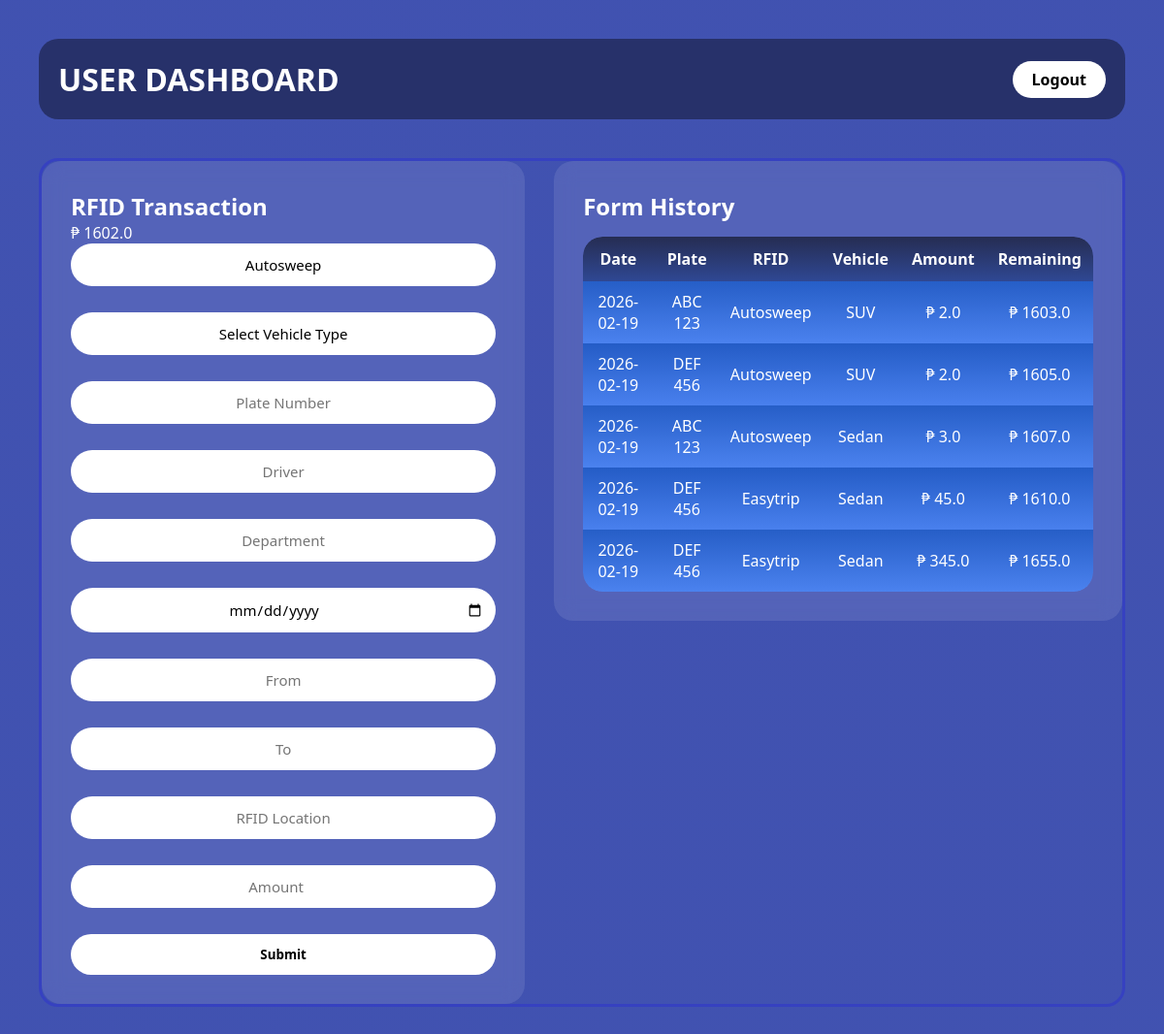
Page /dashboard (signed in) on the committed database.
### app.py (models this page shows)
class User(db.Model):
    id = db.Column(db.Integer, primary_key=True)
    email = db.Column(db.String(120), unique=True, nullable=False)
    password = db.Column(db.String(120), nullable=False)
    role = db.Column(db.String(20), default="user")
    approved = db.Column(db.Boolean, default=False)
    balance = db.Column(db.Float, default=2000)

class VehicleLog(db.Model):
    id = db.Column(db.Integer, primary_key=True)
    user_id = db.Column(db.Integer, db.ForeignKey("user.id"))
    rfid_type = db.Column(db.String(50))
    vehicle_type = db.Column(db.String(50))
    plate_number = db.Column(db.String(50))
    driver = db.Column(db.String(100))
    department = db.Column(db.String(100))
    travel_date = db.Column(db.String(20))
    from_location = db.Column(db.String(100))
    to_location = db.Column(db.String(100))
    rfid_location = db.Column(db.String(100))
    amount = db.Column(db.Float)
    remaining_balance = db.Column(db.Float)

### app.py (the view, shortened to what this page needs)
@app.route("/dashboard", methods=["GET", "POST"])
def dashboard():
    if "user_id" not in session:
        return redirect(url_for("login"))
    user = User.query.get(session["user_id"])
    logs = VehicleLog.query.filter_by(user_id=user.id)\
        .order_by(VehicleLog.id.desc()).all()
    return render_template(
        "user_dashboard.html",
        logs=logs,
        balance=user.balance
    )

### templates/user_dashboard.html (shortened to what this page needs)
<!DOCTYPE html>
<html lang="en">
<head>
    <link rel="stylesheet" href="{{ url_for('static', filename='style.css') }}">
</head>
<body class="dashboard-container">
<div class="header">
    <h1>USER DASHBOARD</h1>
    <a href="{{ url_for('logout') }}" class="logout-btn">Logout</a>
</div>
<div class="user-split-container">
    <div class="glass-card left-panel">
        <h2>RFID Transaction</h2>
        <div class="balance">
            ₱ {{ balance }}
        </div>
        <form method="POST" class="vertical-form">
            <select name="rfid_type">
                <option>Autosweep</option>
            </select>
            <select name="vehicle_type" required>
                <option value="">Select Vehicle Type</option>
            </select>
            <input type="text" name="plate_number" placeholder="Plate Number" required>
            <input type="text" name="driver" placeholder="Driver" required>
            <input type="text" name="department" placeholder="Department" required>
            <input type="date" name="travel_date" required>
            <input type="text" name="from_location" placeholder="From" required>
            <input type="text" name="to_location" placeholder="To" required>
            <input type="text" name="rfid_location" placeholder="RFID Location" required>
            <input type="number" name="amount" placeholder="Amount" required>
            <button type="submit" class="submit-btn">Submit</button>
        </form>
    </div>
    <div class="glass-card right-panel">
        <h2>Form History</h2>
        <table class="history-table">
            <tr>
                <th>Date</th>
                <th>Plate</th>
                <th>RFID</th>
                <th>Vehicle</th>
                <th>Amount</th>
                <th>Remaining</th>
            </tr>
            {% for log in logs %}
            <tr>
                <td>{{ log.travel_date }}</td>
                <td>{{ log.plate_number }}</td>
                <td>{{ log.rfid_type }}</td>
                <td>{{ log.vehicle_type }}</td>
                <td>₱ {{ log.amount }}</td>
                <td>₱ {{ log.remaining_balance }}</td>
            </tr>
            {% endfor %}
        </table>
    </div>
</div>
</body>
</html>

### static/style.css (style rules this page uses)
* { margin: 0; padding: 0; box-sizing: border-box; font-family: 'Segoe UI', sans-serif; }
.dashboard-container { min-height: 100vh; padding: 40px; background: linear-gradient(rgba(1,24,150,0.75), rgba(1,24,150,0.75)), url("https://images.candymag.com/candy/images/2022/12/16/applying-to-iacademy.png"); background-size: cover; background-position: center; color: white; }
.header { display: flex; justify-content: space-between; align-items: center; background: rgba(0,0,0,0.4); padding: 20px; border-radius: 20px; margin-bottom: 30px; }
.logout-btn { padding: 8px 20px; background: white; color: black; border-radius: 20px; text-decoration: none; font-weight: bold; }
table { border-collapse: separate; border-spacing: 0; border-radius: 20px; overflow: hidden; }
th { background: linear-gradient( to bottom, #1e3a8a 0%, #2563eb 100% ); color: rgb(255, 255, 255); }
td { background: linear-gradient( to bottom, #155aca 0%, #468aff 100% ); }
.vertical-form { display: flex; flex-direction: column; gap: 12px; }
.vertical-form input, .vertical-form select { padding: 10px; border-radius: 15px; border: none; }
.submit-btn { padding: 12px; border-radius: 25px; border: none; background: white; font-weight: bold; cursor: pointer; }
table { width: 100%; border-collapse: collapse; margin-top: 15px; }
th { background: rgba(0,0,0,0.3); padding: 10px; }
td { padding: 8px; text-align: center; }
tr:nth-child(even) { background: rgba(255,255,255,0.05); }
.user-split-container { display: flex; gap: 30px; margin-top: 40px; }
.left-panel { flex: 1; border-radius: 20px; }
.right-panel { flex: 1.2; border-radius: 20px; overflow-x: auto; }
.glass-card { border-radius: 20px; }
.user-split-container { display: flex; gap: 40px; max-width: 1400px; margin: 40px auto; align-items: flex-start; }
.left-panel, .right-panel { background: rgba(255,255,255,0.1); backdrop-filter: blur(10px); padding: 30px; border-radius: 20px; }
.user-split-container { display: flex; flex-direction: row; gap: 30px; margin-top: 40px; width: 100%; }
.left-panel { flex: 1; }
.right-panel { flex: 1.2; overflow-x: auto; }
.user-split-container { border: 3px solid rgba(17, 0, 248, 0.212); border-radius: 20px; }
.vertical-form input, .vertical-form select, .card input, .card select { width: 100%; padding: 12px; margin-bottom: 15px; border-radius: 30px; border: none; outline: none; font-size: 15px; text-align: center; background: white; color: black; appearance: none; }
.card select, .vertical-form select { cursor: pointer; }
.history-table { width: 100%; border-collapse: separate; border-spacing: 0; margin-top: 15px; border-radius: 20px; overflow: hidden; }
.history-table th { padding: 12px; text-align: center; font-weight: bold; color: white; background: linear-gradient( to bottom, rgba(0, 0, 0, 0.55), rgba(17, 49, 117, 0.55) ); }
.history-table td { padding: 10px; text-align: center; color: white; background: linear-gradient( to bottom, rgba(21,90,202,0.75), rgba(70,138,255,0.75) ); }
.history-table tr:first-child th:first-child { border-top-left-radius: 20px; }
.history-table tr:first-child th:last-child { border-top-right-radius: 20px; }
.history-table tr:last-child td:first-child { border-bottom-left-radius: 20px; }
.history-table tr:last-child td:last-child { border-bottom-right-radius: 20px; }

### rows in the picture
User: balance "1602.0"
VehicleLog: travel_date "2026-02-19", plate_number "ABC 123", rfid_type "Autosweep", vehicle_type "SUV", amount "2.0", remaining_balance "1603.0"
VehicleLog: travel_date "2026-02-19", plate_number "DEF 456", rfid_type "Autosweep", vehicle_type "SUV", amount "2.0", remaining_balance "1605.0"
VehicleLog: travel_date "2026-02-19", plate_number "ABC 123", rfid_type "Autosweep", vehicle_type "Sedan", amount "3.0", remaining_balance "1607.0"
VehicleLog: travel_date "2026-02-19", plate_number "DEF 456", rfid_type "Easytrip", vehicle_type "Sedan", amount "45.0", remaining_balance "1610.0"
VehicleLog: travel_date "2026-02-19", plate_number "DEF 456", rfid_type "Easytrip", vehicle_type "Sedan", amount "345.0", remaining_balance "1655.0"
